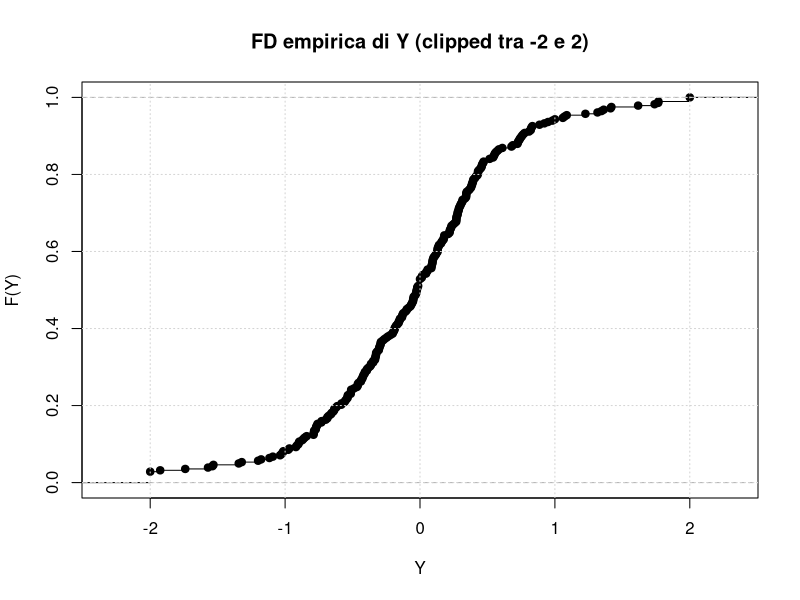
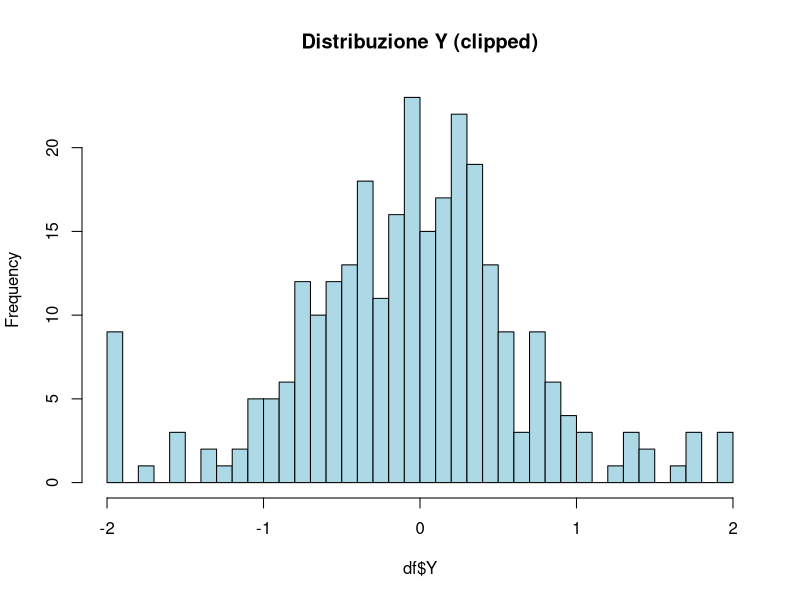

Reproduce these figures in R, in order. (Note: this script raises an error after producing the figures.)
library(dplyr)
library(readr)

df <- read_csv("data/df_final.csv")

df <- df %>%
  mutate(
    range_prec = High_prec - Low_prec,
    Y_raw = ifelse(
      dir == 1, (High_succ - Close_prec) / range_prec,
      ifelse(
        dir == -1, (Low_succ - Close_prec) / range_prec,
        NA
      )
    ),
    # ✅ LIMITA Y tra -2 e +2 (valori ragionevoli)
    Y = pmax(-2, pmin(2, Y_raw))  # Clip tra -2 e 2
  )

df <- df %>%
  filter(is.finite(Y), range_prec > 0)

# Confronto prima/dopo
print("=== Y RAW (prima del clip) ===")
print(summary(df$Y_raw))
print("\n=== Y CLIPPED (dopo il clip) ===")
print(summary(df$Y))

plot(ecdf(df$Y),
     main = "FD empirica di Y (clipped tra -2 e 2)",
     xlab = "Y",
     ylab = "F(Y)")
grid()

hist(df$Y, breaks = 50, 
     main = "Distribuzione Y (clipped)", 
     col = "lightblue")

write_csv(df, "data/df_final.csv")
